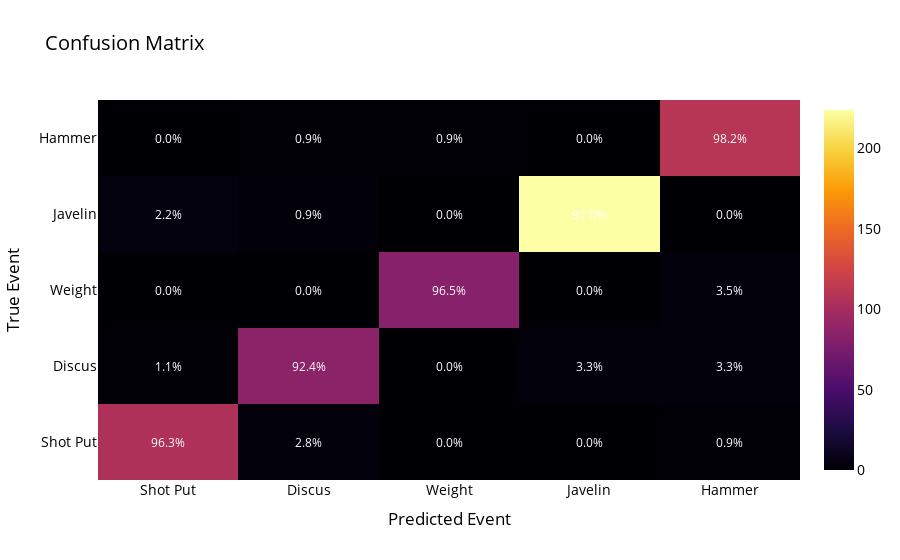

The cell this chart's notebook holds for it:
### Code cell
from sklearn.ensemble import RandomForestClassifier
# Create and fit a Random Forest classifier
rf = RandomForestClassifier()
rf.fit(X_train, y_train)
# make predictions on the testing set
y_pred = rf.predict(X_test)

accuracy = accuracy_score(y_test, y_pred)
print('Accuracy:', accuracy)

# create a confusion matrix
cm = confusion_matrix(y_test, y_pred)
gen_cm_plotly(cm)

### Figure 1 — Plotly figure (JSON) as saved in the notebook; plotly's stock layout.template omitted (floating-point values rounded to 4 significant figures)
{"data": [{"colorscale": [[0, "#000004"], [0.1111, "#1b0c41"], [0.2222, "#4a0c6b"], [0.3333, "#781c6d"], [0.4444, "#a52c60"], [0.5556, "#cf4446"], [0.6667, "#ed6925"], [0.7778, "#fb9b06"], [0.8889, "#f7d13d"], [1, "#fcffa4"]], "hovertemplate": "%{text}<extra></extra>", "text": [["Count: 105<br>Success: 96.3%%", "Count: 3<br>Success: 2.8%%", "Count: 0<br>Success: 0.0%%", "Count: 0<br>Success: 0.0%%", "Count: 1<br>Success: 0.9%%"], ["Count: 1<br>Success: 1.1%%", "Count: 85<br>Success: 92.4%%", "Count: 0<br>Success: 0.0%%", "Count: 3<br>Success: 3.3%%", "Count: 3<br>Success: 3.3%%"], ["Count: 0<br>Success: 0.0%%", "Count: 0<br>Success: 0.0%%", "Count: 83<br>Success: 96.5%%", "Count: 0<br>Success: 0.0%%", "Count: 3<br>Success: 3.5%%"], ["Count: 5<br>Success: 2.2%%", "Count: 2<br>Success: 0.9%%", "Count: 0<br>Success: 0.0%%", "Count: 224<br>Success: 97.0%%", "Count: 0<br>Success: 0.0%%"], ["Count: 0<br>Success: 0.0%%", "Count: 1<br>Success: 0.9%%", "Count: 1<br>Success: 0.9%%", "Count: 0<br>Success: 0.0%%", "Count: 110<br>Success: 98.2%%"]], "textfont": {"color": "white"}, "type": "heatmap", "x": ["Shot Put", "Discus", "Weight", "Javelin", "Hammer"], "y": ["Shot Put", "Discus", "Weight", "Javelin", "Hammer"], "z": [[105, 3, 0, 0, 1], [1, 85, 0, 3, 3], [0, 0, 83, 0, 3], [5, 2, 0, 224, 0], [0, 1, 1, 0, 110]]}], "layout": {"annotations": [{"font": {"color": "white", "size": 12}, "showarrow": false, "text": "96.3%", "x": 0, "y": 0}, {"font": {"color": "white", "size": 12}, "showarrow": false, "text": "2.8%", "x": 1, "y": 0}, {"font": {"color": "white", "size": 12}, "showarrow": false, "text": "0.0%", "x": 2, "y": 0}, {"font": {"color": "white", "size": 12}, "showarrow": false, "text": "0.0%", "x": 3, "y": 0}, {"font": {"color": "white", "size": 12}, "showarrow": false, "text": "0.9%", "x": 4, "y": 0}, {"font": {"color": "white", "size": 12}, "showarrow": false, "text": "1.1%", "x": 0, "y": 1}, {"font": {"color": "white", "size": 12}, "showarrow": false, "text": "92.4%", "x": 1, "y": 1}, {"font": {"color": "white", "size": 12}, "showarrow": false, "text": "0.0%", "x": 2, "y": 1}, {"font": {"color": "white", "size": 12}, "showarrow": false, "text": "3.3%", "x": 3, "y": 1}, {"font": {"color": "white", "size": 12}, "showarrow": false, "text": "3.3%", "x": 4, "y": 1}, {"font": {"color": "white", "size": 12}, "showarrow": false, "text": "0.0%", "x": 0, "y": 2}, {"font": {"color": "white", "size": 12}, "showarrow": false, "text": "0.0%", "x": 1, "y": 2}, {"font": {"color": "white", "size": 12}, "showarrow": false, "text": "96.5%", "x": 2, "y": 2}, {"font": {"color": "white", "size": 12}, "showarrow": false, "text": "0.0%", "x": 3, "y": 2}, {"font": {"color": "white", "size": 12}, "showarrow": false, "text": "3.5%", "x": 4, "y": 2}, {"font": {"color": "white", "size": 12}, "showarrow": false, "text": "2.2%", "x": 0, "y": 3}, {"font": {"color": "white", "size": 12}, "showarrow": false, "text": "0.9%", "x": 1, "y": 3}, {"font": {"color": "white", "size": 12}, "showarrow": false, "text": "0.0%", "x": 2, "y": 3}, {"font": {"color": "white", "size": 12}, "showarrow": false, "text": "97.0%", "x": 3, "y": 3}, {"font": {"color": "white", "size": 12}, "showarrow": false, "text": "0.0%", "x": 4, "y": 3}, {"font": {"color": "white", "size": 12}, "showarrow": false, "text": "0.0%", "x": 0, "y": 4}, {"font": {"color": "white", "size": 12}, "showarrow": false, "text": "0.9%", "x": 1, "y": 4}, {"font": {"color": "white", "size": 12}, "showarrow": false, "text": "0.9%", "x": 2, "y": 4}, {"font": {"color": "white", "size": 12}, "showarrow": false, "text": "0.0%", "x": 3, "y": 4}, {"font": {"color": "white", "size": 12}, "showarrow": false, "text": "98.2%", "x": 4, "y": 4}], "font": {"color": "black", "size": 14}, "title": {"text": "Confusion Matrix"}, "xaxis": {"title": {"text": "Predicted Event"}}, "yaxis": {"title": {"text": "True Event"}}}}
